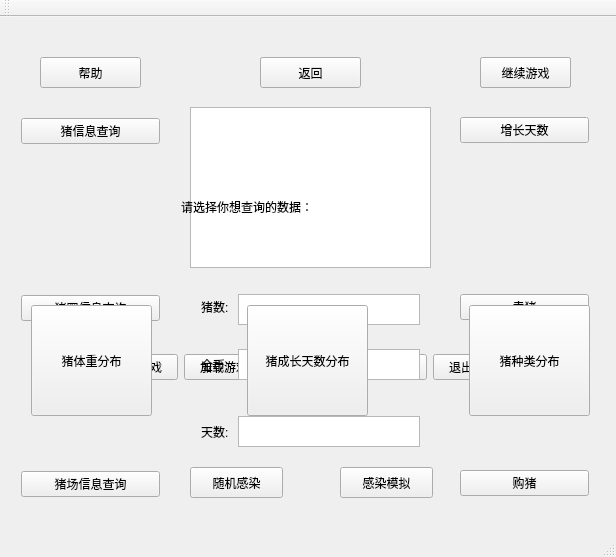
<?xml version="1.0" encoding="UTF-8"?>
<ui version="4.0">
 <class>MainWindow</class>
 <widget class="QMainWindow" name="MainWindow">
  <property name="geometry">
   <rect>
    <x>0</x>
    <y>0</y>
    <width>616</width>
    <height>557</height>
   </rect>
  </property>
  <property name="windowTitle">
   <string>MainWindow</string>
  </property>
  <widget class="QWidget" name="centralWidget">
   <widget class="QWidget" name="widget" native="true">
    <property name="geometry">
     <rect>
      <x>10</x>
      <y>100</y>
      <width>591</width>
      <height>111</height>
     </rect>
    </property>
    <layout class="QHBoxLayout" name="horizontalLayout_2">
     <item>
      <spacer name="horizontalSpacer_4">
       <property name="orientation">
        <enum>Qt::Horizontal</enum>
       </property>
       <property name="sizeHint" stdset="0">
        <size>
         <width>244</width>
         <height>20</height>
        </size>
       </property>
      </spacer>
     </item>
     <item>
      <widget class="QLabel" name="biaoti">
       <property name="text">
        <string>欢乐猪场</string>
       </property>
      </widget>
     </item>
     <item>
      <spacer name="horizontalSpacer_5">
       <property name="orientation">
        <enum>Qt::Horizontal</enum>
       </property>
       <property name="sizeHint" stdset="0">
        <size>
         <width>245</width>
         <height>20</height>
        </size>
       </property>
      </spacer>
     </item>
    </layout>
   </widget>
   <widget class="QWidget" name="widget_2" native="true">
    <property name="geometry">
     <rect>
      <x>10</x>
      <y>320</y>
      <width>591</width>
      <height>61</height>
     </rect>
    </property>
    <layout class="QHBoxLayout" name="horizontalLayout">
     <item>
      <spacer name="horizontalSpacer">
       <property name="orientation">
        <enum>Qt::Horizontal</enum>
       </property>
       <property name="sizeHint" stdset="0">
        <size>
         <width>119</width>
         <height>20</height>
        </size>
       </property>
      </spacer>
     </item>
     <item>
      <widget class="QPushButton" name="kaishi">
       <property name="styleSheet">
        <string notr="true"/>
       </property>
       <property name="text">
        <string>开始游戏</string>
       </property>
      </widget>
     </item>
     <item>
      <widget class="QPushButton" name="load">
       <property name="text">
        <string>加载游戏</string>
       </property>
      </widget>
     </item>
     <item>
      <spacer name="horizontalSpacer_2">
       <property name="orientation">
        <enum>Qt::Horizontal</enum>
       </property>
       <property name="sizeHint" stdset="0">
        <size>
         <width>118</width>
         <height>20</height>
        </size>
       </property>
      </spacer>
     </item>
     <item>
      <widget class="QPushButton" name="store">
       <property name="text">
        <string>储存游戏</string>
       </property>
      </widget>
     </item>
     <item>
      <widget class="QPushButton" name="tuichu">
       <property name="text">
        <string>退出游戏</string>
       </property>
      </widget>
     </item>
     <item>
      <spacer name="horizontalSpacer_3">
       <property name="orientation">
        <enum>Qt::Horizontal</enum>
       </property>
       <property name="sizeHint" stdset="0">
        <size>
         <width>119</width>
         <height>20</height>
        </size>
       </property>
      </spacer>
     </item>
    </layout>
   </widget>
   <widget class="QWidget" name="widget_3" native="true">
    <property name="geometry">
     <rect>
      <x>10</x>
      <y>90</y>
      <width>161</width>
      <height>401</height>
     </rect>
    </property>
    <layout class="QVBoxLayout" name="verticalLayout">
     <item>
      <widget class="QPushButton" name="pig">
       <property name="text">
        <string>猪信息查询</string>
       </property>
      </widget>
     </item>
     <item>
      <spacer name="verticalSpacer_3">
       <property name="orientation">
        <enum>Qt::Vertical</enum>
       </property>
       <property name="sizeHint" stdset="0">
        <size>
         <width>20</width>
         <height>50</height>
        </size>
       </property>
      </spacer>
     </item>
     <item>
      <widget class="QPushButton" name="pigsty">
       <property name="text">
        <string>猪圈信息查询</string>
       </property>
      </widget>
     </item>
     <item>
      <spacer name="verticalSpacer_4">
       <property name="orientation">
        <enum>Qt::Vertical</enum>
       </property>
       <property name="sizeHint" stdset="0">
        <size>
         <width>20</width>
         <height>51</height>
        </size>
       </property>
      </spacer>
     </item>
     <item>
      <widget class="QPushButton" name="pigchang">
       <property name="text">
        <string>猪场信息查询</string>
       </property>
      </widget>
     </item>
    </layout>
   </widget>
   <widget class="QPushButton" name="fanhui">
    <property name="geometry">
     <rect>
      <x>480</x>
      <y>40</y>
      <width>91</width>
      <height>31</height>
     </rect>
    </property>
    <property name="text">
     <string>返回主菜单</string>
    </property>
   </widget>
   <widget class="QWidget" name="widget_4" native="true">
    <property name="geometry">
     <rect>
      <x>190</x>
      <y>260</y>
      <width>241</width>
      <height>181</height>
     </rect>
    </property>
    <layout class="QGridLayout" name="gridLayout">
     <item row="1" column="2" rowspan="2">
      <spacer name="horizontalSpacer_6">
       <property name="orientation">
        <enum>Qt::Horizontal</enum>
       </property>
       <property name="sizeHint" stdset="0">
        <size>
         <width>40</width>
         <height>20</height>
        </size>
       </property>
      </spacer>
     </item>
     <item row="8" column="3">
      <spacer name="verticalSpacer_9">
       <property name="orientation">
        <enum>Qt::Vertical</enum>
       </property>
       <property name="sizeHint" stdset="0">
        <size>
         <width>20</width>
         <height>19</height>
        </size>
       </property>
      </spacer>
     </item>
     <item row="9" column="2" rowspan="3">
      <spacer name="horizontalSpacer_8">
       <property name="orientation">
        <enum>Qt::Horizontal</enum>
       </property>
       <property name="sizeHint" stdset="0">
        <size>
         <width>40</width>
         <height>20</height>
        </size>
       </property>
      </spacer>
     </item>
     <item row="3" column="3">
      <spacer name="verticalSpacer_8">
       <property name="orientation">
        <enum>Qt::Vertical</enum>
       </property>
       <property name="sizeHint" stdset="0">
        <size>
         <width>20</width>
         <height>27</height>
        </size>
       </property>
      </spacer>
     </item>
     <item row="7" column="1" rowspan="3">
      <spacer name="verticalSpacer_7">
       <property name="orientation">
        <enum>Qt::Vertical</enum>
       </property>
       <property name="sizeHint" stdset="0">
        <size>
         <width>20</width>
         <height>11</height>
        </size>
       </property>
      </spacer>
     </item>
     <item row="4" column="2" rowspan="3">
      <spacer name="horizontalSpacer_7">
       <property name="orientation">
        <enum>Qt::Horizontal</enum>
       </property>
       <property name="sizeHint" stdset="0">
        <size>
         <width>40</width>
         <height>20</height>
        </size>
       </property>
      </spacer>
     </item>
     <item row="2" column="1" rowspan="3">
      <spacer name="verticalSpacer_6">
       <property name="orientation">
        <enum>Qt::Vertical</enum>
       </property>
       <property name="sizeHint" stdset="0">
        <size>
         <width>20</width>
         <height>11</height>
        </size>
       </property>
      </spacer>
     </item>
     <item row="11" column="3" colspan="2">
      <widget class="QTextBrowser" name="daynum"/>
     </item>
     <item row="5" column="1">
      <widget class="QLabel" name="label_3">
       <property name="text">
        <string>金币:</string>
       </property>
      </widget>
     </item>
     <item row="0" column="1" rowspan="2">
      <widget class="QLabel" name="label">
       <property name="text">
        <string>猪数:</string>
       </property>
      </widget>
     </item>
     <item row="1" column="3" colspan="2">
      <widget class="QTextBrowser" name="pignum"/>
     </item>
     <item row="11" column="1">
      <widget class="QLabel" name="label_2">
       <property name="text">
        <string>天数:</string>
       </property>
      </widget>
     </item>
     <item row="5" column="3" colspan="2">
      <widget class="QTextBrowser" name="goldnum"/>
     </item>
    </layout>
   </widget>
   <widget class="QWidget" name="widget_5" native="true">
    <property name="geometry">
     <rect>
      <x>449</x>
      <y>89</y>
      <width>151</width>
      <height>401</height>
     </rect>
    </property>
    <layout class="QVBoxLayout" name="verticalLayout_2">
     <item>
      <widget class="QPushButton" name="growday">
       <property name="text">
        <string>增长天数</string>
       </property>
      </widget>
     </item>
     <item>
      <spacer name="verticalSpacer_11">
       <property name="orientation">
        <enum>Qt::Vertical</enum>
       </property>
       <property name="sizeHint" stdset="0">
        <size>
         <width>20</width>
         <height>106</height>
        </size>
       </property>
      </spacer>
     </item>
     <item>
      <widget class="QPushButton" name="sellpig">
       <property name="text">
        <string>卖猪</string>
       </property>
      </widget>
     </item>
     <item>
      <spacer name="verticalSpacer_10">
       <property name="orientation">
        <enum>Qt::Vertical</enum>
       </property>
       <property name="sizeHint" stdset="0">
        <size>
         <width>20</width>
         <height>105</height>
        </size>
       </property>
      </spacer>
     </item>
     <item>
      <widget class="QPushButton" name="buypig">
       <property name="text">
        <string>购猪</string>
       </property>
      </widget>
     </item>
    </layout>
   </widget>
   <widget class="QPushButton" name="bangzhu">
    <property name="geometry">
     <rect>
      <x>40</x>
      <y>40</y>
      <width>101</width>
      <height>31</height>
     </rect>
    </property>
    <property name="text">
     <string>帮助</string>
    </property>
   </widget>
   <widget class="QPushButton" name="jixu">
    <property name="geometry">
     <rect>
      <x>480</x>
      <y>40</y>
      <width>91</width>
      <height>31</height>
     </rect>
    </property>
    <property name="text">
     <string>继续游戏</string>
    </property>
   </widget>
   <widget class="QPushButton" name="randominfect">
    <property name="geometry">
     <rect>
      <x>190</x>
      <y>450</y>
      <width>93</width>
      <height>31</height>
     </rect>
    </property>
    <property name="text">
     <string>随机感染</string>
    </property>
   </widget>
   <widget class="QPushButton" name="mockinfect">
    <property name="geometry">
     <rect>
      <x>340</x>
      <y>450</y>
      <width>93</width>
      <height>31</height>
     </rect>
    </property>
    <property name="text">
     <string>感染模拟</string>
    </property>
   </widget>
   <widget class="QTextBrowser" name="textout">
    <property name="geometry">
     <rect>
      <x>190</x>
      <y>90</y>
      <width>241</width>
      <height>161</height>
     </rect>
    </property>
   </widget>
   <widget class="QPushButton" name="tongji">
    <property name="geometry">
     <rect>
      <x>260</x>
      <y>40</y>
      <width>101</width>
      <height>28</height>
     </rect>
    </property>
    <property name="text">
     <string>统计信息查询</string>
    </property>
   </widget>
   <widget class="QWidget" name="widget_6" native="true">
    <property name="geometry">
     <rect>
      <x>10</x>
      <y>10</y>
      <width>601</width>
      <height>481</height>
     </rect>
    </property>
    <widget class="QWidget" name="widget_7" native="true">
     <property name="geometry">
      <rect>
       <x>0</x>
       <y>270</y>
       <width>601</width>
       <height>131</height>
      </rect>
     </property>
     <widget class="QPushButton" name="weight">
      <property name="geometry">
       <rect>
        <x>21</x>
        <y>8</y>
        <width>121</width>
        <height>111</height>
       </rect>
      </property>
      <property name="text">
       <string>猪体重分布</string>
      </property>
     </widget>
     <widget class="QPushButton" name="days">
      <property name="geometry">
       <rect>
        <x>237</x>
        <y>8</y>
        <width>121</width>
        <height>111</height>
       </rect>
      </property>
      <property name="text">
       <string>猪成长天数分布</string>
      </property>
     </widget>
     <widget class="QPushButton" name="species">
      <property name="geometry">
       <rect>
        <x>459</x>
        <y>8</y>
        <width>121</width>
        <height>111</height>
       </rect>
      </property>
      <property name="text">
       <string>猪种类分布</string>
      </property>
     </widget>
    </widget>
    <widget class="QPushButton" name="back">
     <property name="geometry">
      <rect>
       <x>250</x>
       <y>30</y>
       <width>101</width>
       <height>31</height>
      </rect>
     </property>
     <property name="text">
      <string>返回</string>
     </property>
    </widget>
    <widget class="QLabel" name="tushi">
     <property name="geometry">
      <rect>
       <x>171</x>
       <y>134</y>
       <width>261</width>
       <height>91</height>
      </rect>
     </property>
     <property name="text">
      <string>请选择你想查询的数据：</string>
     </property>
    </widget>
   </widget>
  </widget>
  <widget class="QMenuBar" name="menuBar">
   <property name="geometry">
    <rect>
     <x>0</x>
     <y>0</y>
     <width>616</width>
     <height>26</height>
    </rect>
   </property>
  </widget>
  <widget class="QToolBar" name="mainToolBar">
   <attribute name="toolBarArea">
    <enum>TopToolBarArea</enum>
   </attribute>
   <attribute name="toolBarBreak">
    <bool>false</bool>
   </attribute>
  </widget>
  <widget class="QStatusBar" name="statusBar"/>
 </widget>
 <layoutdefault spacing="6" margin="11"/>
 <resources/>
 <connections/>
</ui>
